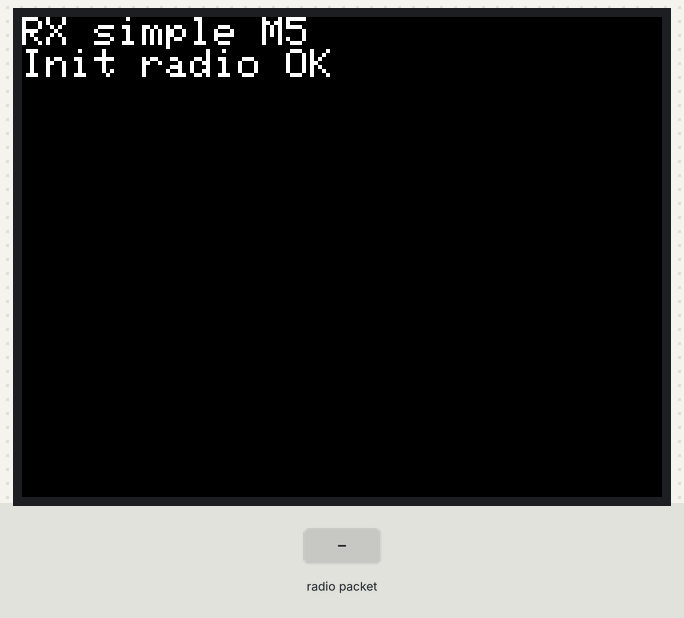
Recording of a sketch running on a simulated ESP32. Parts: 320×240 colour display. The test bench sets the inputs (shaded band). No radio packets arrive unless stated.

Above: at 1.3 s.
At 5.4 s:
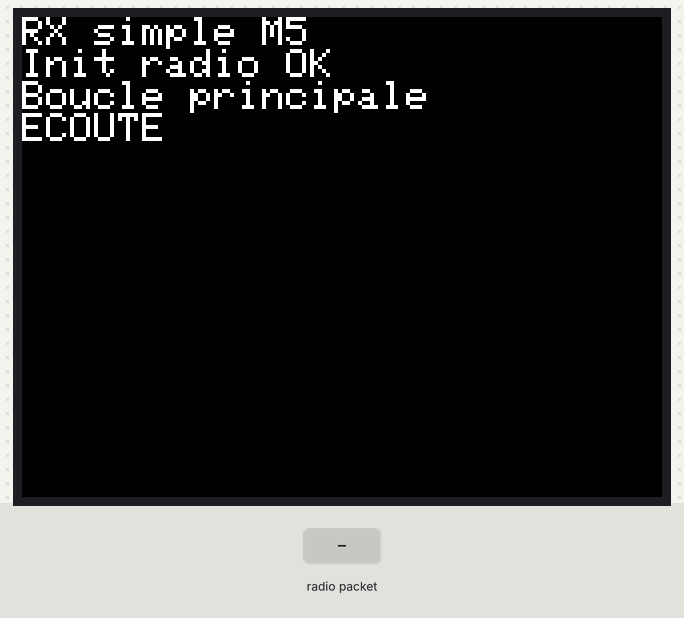
5.5 s: radio packet "1" arrives
At 6.7 s:
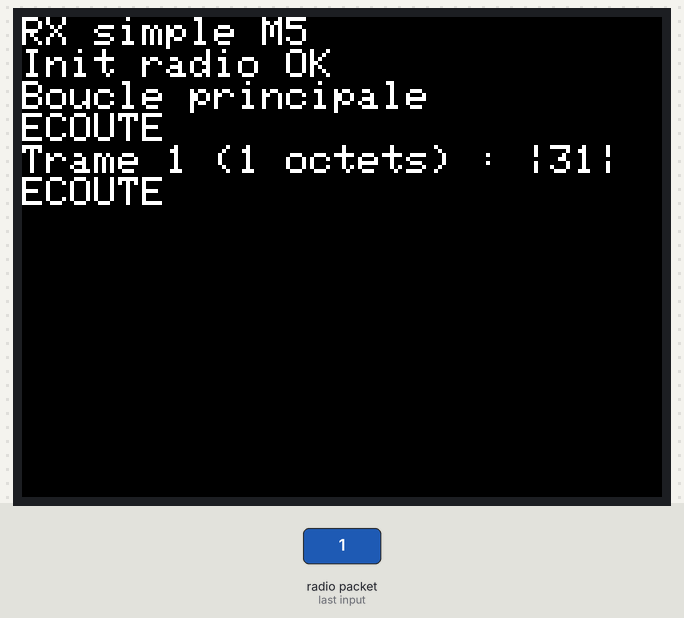
7.0 s: radio packet "0" arrives
At 8.0 s:
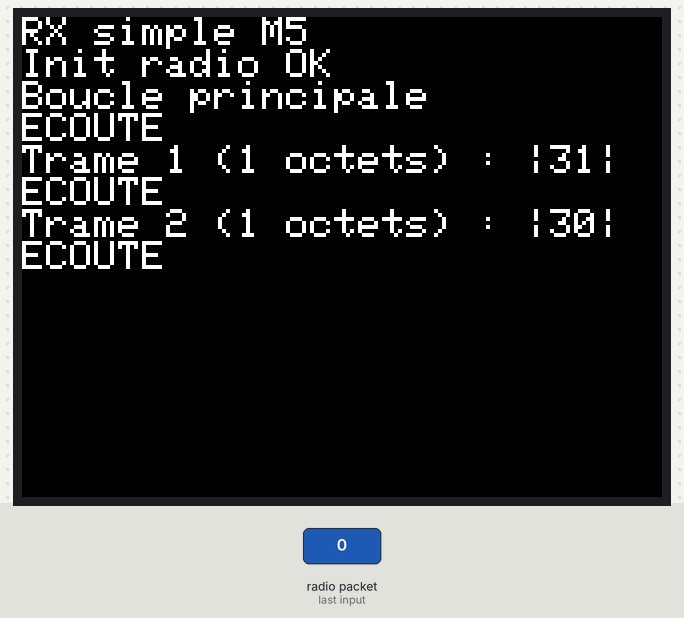
8.5 s: radio packet "2" arrives
At 9.1 s:
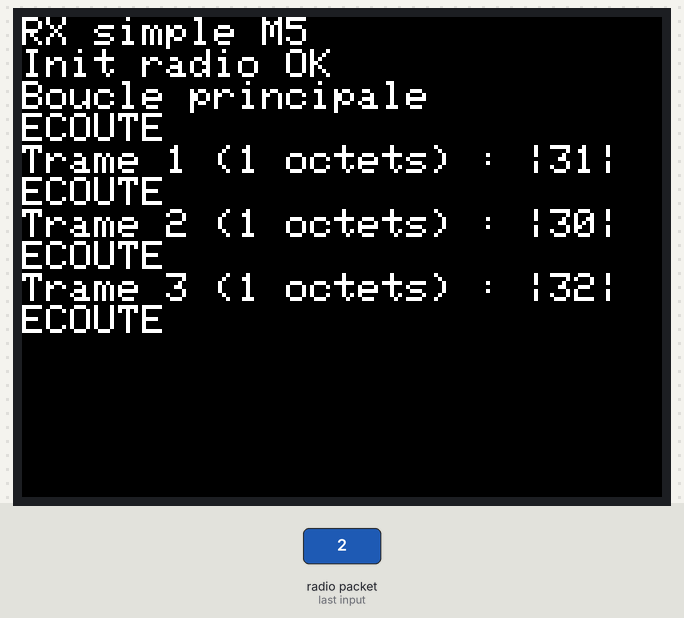
Timing chart, 0 to 11.5 s (numbered marks = the images above; inputs shaded):
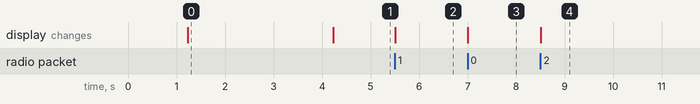

Measured:
- after the input at 5.5 s, the display: first changes at once (image 2 shows a later state)
- after the input at 7.0 s, the display: first changes at once (image 3 shows a later state)
- after the input at 8.5 s, the display: first changes at once (image 4 shows a later state)
- what the display in image 0 shows lasts 3.0 s, from 1.2 s to 4.2 s

The sketch:

vid_1_Prog_Test_1_A.ino
```cpp
#include <SPI.h>
#include <M5Stack.h>
#include <RH_RF95.h>

// Broches SPI spécifiques au module LoRa du M5Stack
#define RFM95_CS 5
#define RFM95_DI00 36
RH_RF95 rf95(RFM95_CS, RFM95_DI00);

// Déclaration de l'automate récepteur
uint8_t state;
#define ECOUTE 1
#define TEST_RX 2
#define AFFICHAGE 3

// Buffer de réception
uint8_t rxbuf[RH_RF95_MAX_MESSAGE_LEN];
uint8_t rxlen;
int compteurTrames = 0;

void setup() {
  M5.begin();
  M5.Power.begin();
  M5.Lcd.clear(BLACK);
  M5.Lcd.setTextColor(WHITE);
  M5.Lcd.setTextSize(2);
  M5.Lcd.println("RX simple M5");

  delay(1000);

  // Initialisation radio
  if (!rf95.init()) {
    M5.Lcd.println("Init radio failed");
  } else {
    M5.Lcd.println("Init radio OK");
  }

  // Configuration radio identique à l'émetteur
  rf95.setModeRx();
  rf95.setModemConfig(RH_RF95::Bw125Cr45Sf128);
  rf95.setFrequency(867.7);

  // État initial
  state = ECOUTE;

  delay(3000);
  M5.Lcd.println("Boucle principale");
}

void loop() {
  switch (state) {
    case ECOUTE:
      M5.Lcd.println("ECOUTE");
      rf95.setModeRx();
      state = TEST_RX;
      break;

    case TEST_RX:
      // Vérification si un message est disponible
      if (rf95.available()) {
        state = AFFICHAGE;
      }
      break;

    case AFFICHAGE:
      rxlen = sizeof(rxbuf);
      if (rf95.recv(rxbuf, &rxlen)) {
        compteurTrames++;
        M5.Lcd.printf("Trame %d (%d octets) : |", compteurTrames, rxlen);
        for (int i = 0; i < rxlen; i++) {
          M5.Lcd.printf("%02X|", rxbuf[i]);
        }
        M5.Lcd.println();
      }
      // Retour en écoute pour la trame suivante
      state = ECOUTE;
      break;

    default:
      break;
  }
}
```
